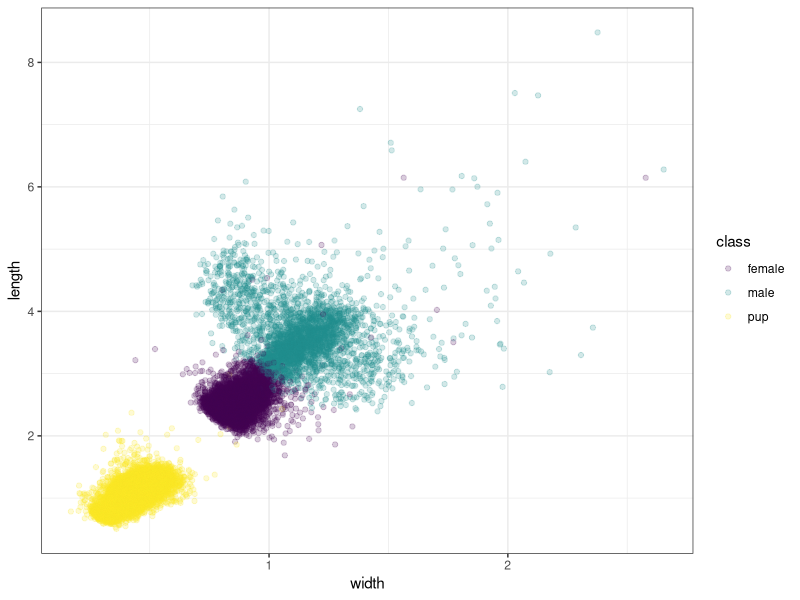

This chart was generated by the following R code: (Note: this script raises an error after producing the figure.)
## ---- chunk 1
#| output: false
##Packages!!====================================================================
library(tidyverse)
library(here)

#the files======================================================================
drone=read_csv(here::here("data/raw/Universal Project Data/uasdata.csv"))
ocean=read_csv(here::here("data/raw/Universal Project Data/oce.indices.csv"))
procedure=read_csv(here::here("data/raw/ESEAL_FORAGING_2024_REVISED.v2.csv"))

skimr::skim(drone)
skimr::skim(ocean)
skimr::skim(procedure)
## ---- chunk 2
basic=ggplot(data=drone, mapping = aes(x = width , y = length))+
  geom_point(alpha=0.2, aes(color=class))+
  theme_bw()+
  scale_color_viridis_d()
basic
## ---- chunk 3
#lets change class and year to be factors for visualization purposes 
drone.cleanv1 <- drone %>%
  mutate(class.f = relevel(as.factor(class), 'male', 'female', 'pup' ), 
         year.f = relevel(as.factor(year), '2016', '2017', '2018', '2019', '2020', '2021', '2022', '2023', '2024', '2025'))

#save changes as a new csv
write_csv(drone.cleanv1,"./data/cleaned/uascleanv1.csv" )
## ---- chunk 4
#color palette 
classpalette = c(
  "male" = "#264653", 
  "female" = "#2a9d8f", 
  "pup" = "#9fe9e0")

#the plot 
fun=ggplot(data=drone.cleanv1, mapping = aes(x = year.f , y = length, color=class.f))+
  geom_point(alpha = 0.2, position = position_dodge(width = 0.7)) +
  #facet_grid(class.f~.,switch='y')+
  theme_bw()+
  scale_color_manual(values = classpalette)+
  labs(y= "Polygon Length (m)", x= "Year", color="Class")
fun
